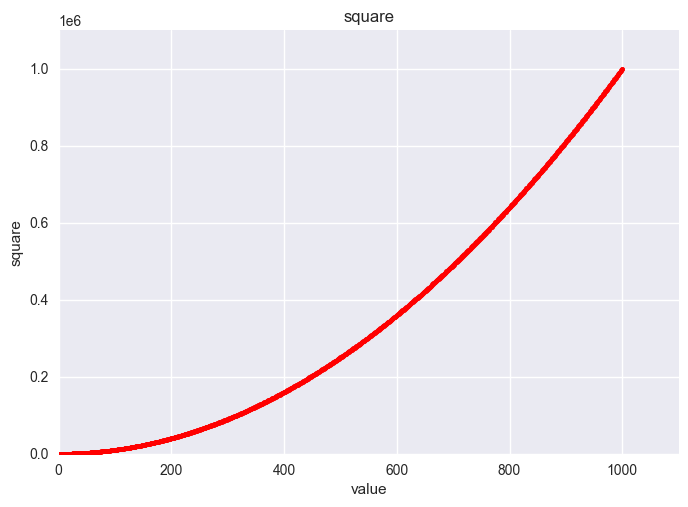

The Python source for this figure:
import numpy as np
import matplotlib.pyplot as plt

x_values = np.arange(1, 1001)
y_values = x_values**2

plt.style.use("seaborn")
fig, ax = plt.subplots()
ax.scatter(x_values, y_values, c="red", s=10)

ax.set_title("square")
ax.set_xlabel("value")
ax.set_ylabel("square")
# 设置坐标值取值范围
ax.axis([0, 1100, 0, 1100000])

plt.savefig("scatter_squares.png", bbox_inches="tight")
plt.show()